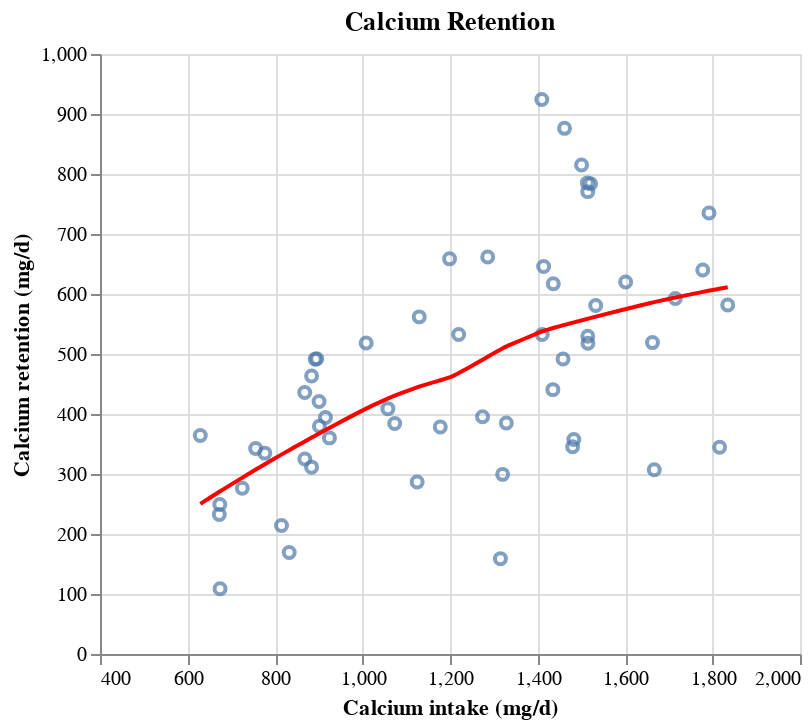

Write notebook code for a chart like this one.
### Code cell
(ips:plot
 (vega:defplot calcium-retention-plot
   `(:title "Calcium Retention"
     :data (:values ,calcium-retention)
     :width 350
     :layer #((:mark :point
               :encoding (:x (:field :caintake  :type "quantitative" :title "Calcium intake (mg/d)" :scale (domain #(500 2000)))
                          :y (:field :caretention :type "quantitative" :title "Calcium retention (mg/d)")))
              ,(sctplt:fit-lowess calcium-retention:caintake calcium-retention:caretention)))))

### Figure 1 — Vega-Lite specification as saved in the notebook (floating-point values rounded to 4 significant figures)
{"$schema": "https://vega.github.io/schema/vega-lite/v5.json", "data": {"values": [{"caintake": 1835.0, "caretention": 581.7, "logret": 6.366}, {"caintake": 1816.0, "caretention": 344.6, "logret": 5.842}, {"caintake": 1792.0, "caretention": 735.1, "logret": 6.6}, {"caintake": 1778.0, "caretention": 640.0, "logret": 6.461}, {"caintake": 1715.0, "caretention": 592.6, "logret": 6.385}, {"caintake": 1667.0, "caretention": 307.0, "logret": 5.727}, {"caintake": 1663.0, "caretention": 519.0, "logret": 6.252}, {"caintake": 1602.0, "caretention": 620.0, "logret": 6.43}, {"caintake": 1533.0, "caretention": 580.7, "logret": 6.364}, {"caintake": 1521.0, "caretention": 783.7, "logret": 6.664}, {"caintake": 1515.0, "caretention": 518.0, "logret": 6.25}, {"caintake": 1515.0, "caretention": 529.5, "logret": 6.272}, {"caintake": 1515.0, "caretention": 770.6, "logret": 6.647}, {"caintake": 1514.0, "caretention": 785.2, "logret": 6.666}, {"caintake": 1501.0, "caretention": 814.9, "logret": 6.703}, {"caintake": 1483.0, "caretention": 357.5, "logret": 5.879}, {"caintake": 1480.0, "caretention": 345.3, "logret": 5.844}, {"caintake": 1462.0, "caretention": 876.1, "logret": 6.775}, {"caintake": 1458.0, "caretention": 491.8, "logret": 6.198}, {"caintake": 1436.0, "caretention": 617.0, "logret": 6.425}, {"caintake": 1435.0, "caretention": 440.6, "logret": 6.088}, {"caintake": 1414.0, "caretention": 645.7, "logret": 6.47}, {"caintake": 1411.0, "caretention": 532.4, "logret": 6.277}, {"caintake": 1410.0, "caretention": 924.1, "logret": 6.829}, {"caintake": 1329.0, "caretention": 385.1, "logret": 5.954}, {"caintake": 1320.0, "caretention": 299.4, "logret": 5.702}, {"caintake": 1315.0, "caretention": 158.9, "logret": 5.068}, {"caintake": 1286.0, "caretention": 661.8, "logret": 6.495}, {"caintake": 1274.0, "caretention": 395.5, "logret": 5.98}, {"caintake": 1220.0, "caretention": 532.6, "logret": 6.278}, {"caintake": 1199.0, "caretention": 658.6, "logret": 6.49}, {"caintake": 1178.0, "caretention": 378.4, "logret": 5.936}, {"caintake": 1130.0, "caretention": 561.9, "logret": 6.331}, {"caintake": 1125.0, "caretention": 286.7, "logret": 5.658}, {"caintake": 1074.0, "caretention": 384.2, "logret": 5.951}, {"caintake": 1058.0, "caretention": 408.9, "logret": 6.013}, {"caintake": 1008.0, "caretention": 518.4, "logret": 6.251}, {"caintake": 924.4, "caretention": 360.2, "logret": 5.887}, {"caintake": 915.3, "caretention": 394.2, "logret": 5.977}, {"caintake": 901.5, "caretention": 379.7, "logret": 5.939}, {"caintake": 900.7, "caretention": 420.7, "logret": 6.042}, {"caintake": 895.4, "caretention": 492.0, "logret": 6.198}, {"caintake": 891.8, "caretention": 491.4, "logret": 6.197}, {"caintake": 883.6, "caretention": 311.4, "logret": 5.741}, {"caintake": 883.6, "caretention": 463.4, "logret": 6.139}, {"caintake": 868.2, "caretention": 325.0, "logret": 5.784}, {"caintake": 867.9, "caretention": 435.9, "logret": 6.077}, {"caintake": 832.5, "caretention": 169.3, "logret": 5.132}, {"caintake": 814.9, "caretention": 214.2, "logret": 5.367}, {"caintake": 776.7, "caretention": 334.8, "logret": 5.814}, {"caintake": 755.7, "caretention": 342.6, "logret": 5.837}, {"caintake": 725.2, "caretention": 276.2, "logret": 5.621}, {"caintake": 674.4, "caretention": 108.8, "logret": 4.69}, {"caintake": 673.8, "caretention": 249.2, "logret": 5.518}, {"caintake": 672.7, "caretention": 232.4, "logret": 5.448}, {"caintake": 629.2, "caretention": 364.1, "logret": 5.897}]}, "layer": [{"encoding": {"x": {"field": "caintake", "scale": {"domain": [500, 2000]}, "title": "Calcium intake (mg/d)", "type": "quantitative"}, "y": {"field": "caretention", "title": "Calcium retention (mg/d)", "type": "quantitative"}}, "mark": "point"}, {"data": {"values": [{"x": 1835.0, "y": 611.1}, {"x": 1816.0, "y": 608.8}, {"x": 1792.0, "y": 605.5}, {"x": 1778.0, "y": 603.5}, {"x": 1715.0, "y": 594.3}, {"x": 1667.0, "y": 586.5}, {"x": 1663.0, "y": 585.8}, {"x": 1602.0, "y": 575.0}, {"x": 1533.0, "y": 562.1}, {"x": 1521.0, "y": 559.9}, {"x": 1515.0, "y": 558.8}, {"x": 1515.0, "y": 558.7}, {"x": 1515.0, "y": 558.7}, {"x": 1514.0, "y": 558.5}, {"x": 1501.0, "y": 556.0}, {"x": 1483.0, "y": 552.6}, {"x": 1480.0, "y": 552.1}, {"x": 1462.0, "y": 548.5}, {"x": 1458.0, "y": 547.8}, {"x": 1436.0, "y": 543.4}, {"x": 1435.0, "y": 543.2}, {"x": 1414.0, "y": 538.6}, {"x": 1411.0, "y": 537.8}, {"x": 1410.0, "y": 537.6}, {"x": 1329.0, "y": 512.8}, {"x": 1320.0, "y": 509.5}, {"x": 1315.0, "y": 507.5}, {"x": 1286.0, "y": 495.6}, {"x": 1274.0, "y": 490.3}, {"x": 1220.0, "y": 468.0}, {"x": 1199.0, "y": 460.2}, {"x": 1178.0, "y": 456.3}, {"x": 1130.0, "y": 445.8}, {"x": 1125.0, "y": 444.6}, {"x": 1074.0, "y": 430.6}, {"x": 1058.0, "y": 425.8}, {"x": 1008.0, "y": 409.7}, {"x": 924.4, "y": 376.8}, {"x": 915.3, "y": 373.2}, {"x": 901.5, "y": 367.7}, {"x": 900.7, "y": 367.4}, {"x": 895.4, "y": 365.3}, {"x": 891.8, "y": 363.8}, {"x": 883.6, "y": 360.5}, {"x": 883.6, "y": 360.5}, {"x": 868.2, "y": 354.3}, {"x": 867.9, "y": 354.2}, {"x": 832.5, "y": 339.8}, {"x": 814.9, "y": 332.5}, {"x": 776.7, "y": 316.3}, {"x": 755.7, "y": 307.3}, {"x": 725.2, "y": 293.9}, {"x": 674.4, "y": 271.1}, {"x": 673.8, "y": 270.8}, {"x": 672.7, "y": 270.3}, {"x": 629.2, "y": 250.2}]}, "encoding": {"x": {"field": "x", "type": "quantitative"}, "y": {"field": "y", "type": "quantitative"}}, "mark": {"color": "red", "interpolate": "basis", "type": "line"}}], "title": "Calcium Retention", "width": 350}
